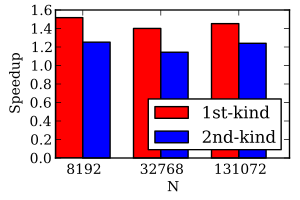

Write Python code to recreate this figure.
import os
import numpy as np
from numpy import *
from matplotlib import *
from matplotlib.pyplot import *
from matplotlib.backends.backend_pdf import PdfFile, PdfPages, FigureCanvasPdf
import sys
import math

# set up data
N = 3

t_variable_1st = array([1.7, 5.07, 20.72])
t_variable_2nd = array([1.19, 5.92, 24.2])
t_fixed_1st = array([2.58, 7.1, 30.1])
t_fixed_2nd = array([1.49, 6.77, 30.01])

speedup_1st = t_fixed_1st / t_variable_1st;
speedup_2nd = t_fixed_2nd / t_variable_2nd;

ind = arange(N)
width = 0.35

# set up plot
font = {'family':'serif','size':10}
fig = Figure(figsize=(3,2), dpi=80)
ax = fig.add_subplot(111)

print speedup_1st, speedup_2nd
# plot log-log
bar1 = ax.bar(ind, speedup_1st, width, color='r')
bar2 = ax.bar(ind+width, speedup_2nd, width, color='b')
rc('font',**font)

# axis labels
ax.set_ylabel('Speedup', fontsize=10)
ax.set_xlabel('N', fontsize=10)
ax.set_xticks(ind+width)
ax.set_xticklabels( ('8192','32768','131072') )
ax.legend( (bar1[0], bar2[0]), ('1st-kind', '2nd-kind'), loc=4 )
fig.subplots_adjust(left=0.185, bottom=0.21, right=0.965, top=0.95)
canvas = FigureCanvasPdf(fig)

# plot to pdf
canvas.print_figure('LaplaceSpeedupRelaxation.pdf',dpi=80)

# text on scaling plot
#fig = Figure(figsize=(3,2), dpi=80)
#ax = fig.add_subplot(111)
#asymp = N*log(N)*total_time[0]/(N[0]*log(N[0]))
#ax.loglog(N, total_time, c='k', marker='o',ls=' ', mfc='w', ms=5, label='')
#ax.loglog(N, asymp,c='k',marker='None',ls=':', lw=0.8, label=None)
#loc = (3*N[0]+N[1])/4
#tex_loc = array((loc, loc*log(loc)*total_time[0]/(N[0]*log(N[0]))))
#tex_angle = math.atan2(log(abs(asymp[-1]-asymp[0])),log(abs(N[-1]-N[0])))*180/math.pi
#ax.text(tex_loc[0], tex_loc[1], 'NlogN', fontsize=8,rotation=tex_angle, rotation_mode='anchor')
#rc('font',**font)
#ax.set_ylabel('Total time [s]', fontsize=10)
#ax.set_xlabel('Number of elements', fontsize=10)
#fig.subplots_adjust(left=0.185, bottom=0.21, right=0.965, top=0.95)
#canvas = FigureCanvasPdf(fig)
#canvas.print_figure('plot2.pdf',dpi=80)
